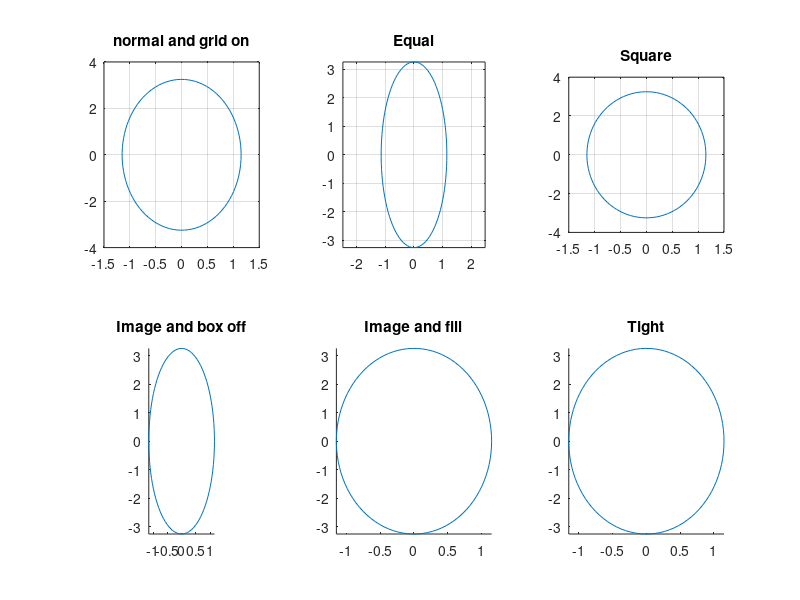

Write MATLAB code to recreate this figure.
t=0:2*pi/99:2*pi;%定义取值区间和取值点  取值区间为0~2*pi；取值点为2*pi/99；
x=1.15*cos(t);
y=3.25*sin(t);
subplot(2,3,1),plot(x,y),axis normal,grid on,
title('normal and grid on')
subplot(2,3,2),plot(x,y),axis equal,grid on,title('Equal')
subplot(2,3,3),plot(x,y),axis square,grid on,title('Square')
subplot(2,3,4),plot(x,y),axis image,box off,title('Image and box off')
subplot(2,3,5),plot(x,y),axis image fill,box off%box off 隐藏坐标区的轮廓，仅显示图形
title('Image and fill')
subplot(2,3,6),plot(x,y),axis tight,box off,title('Tight')